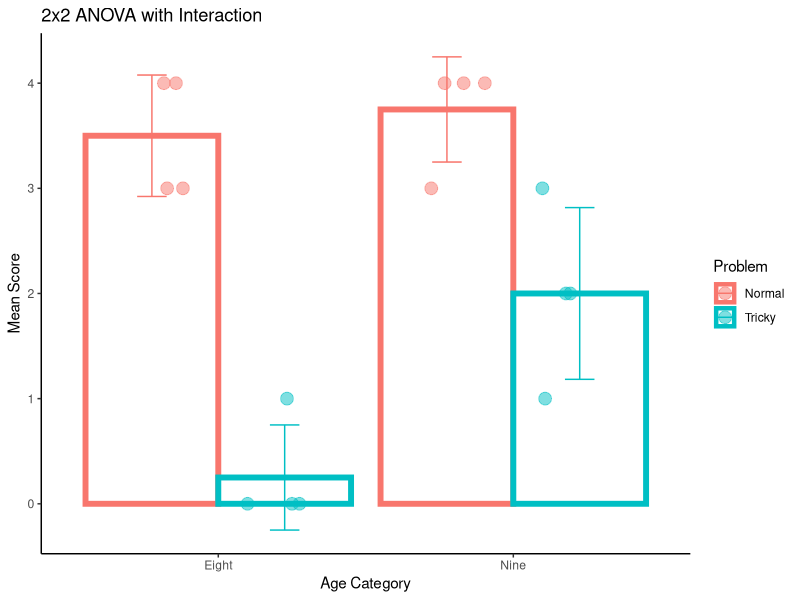

Source code (R):
## ---- chunk 1
library(tidyverse)
library(ggpubr)
library(knitr)
library(kableExtra)
colors = RColorBrewer::brewer.pal(4, "Set2")
## ---- chunk 2
knitr::opts_chunk$set(echo = TRUE)
## ---- chunk 3
35.75 - 31.75
## ---- chunk 4
qf(p = .05, df1 = 1, df2 = 12, lower.tail = FALSE)
## ---- chunk 5
library(here)
mathproblem = read.csv(here("data/mathproblem.csv"))
mathproblem
## ---- chunk 6
summary(aov(Score ~ Age + Problem, data = mathproblem))
## ---- chunk 7
mathproblem[2,2] <- "Eight"
mathproblem$Age <- factor(mathproblem$Age)
mathproblem$Problem <- factor(mathproblem$Problem)

summary(aov(Score ~ Age + Problem, data = mathproblem))
## ---- chunk 8
summary(aov(Score ~ Age + Problem + Age*Problem, data = mathproblem))
summary(aov(Score ~ Age * Problem, data = mathproblem))
## ---- chunk 9
library(ggplot2)
library(RColorBrewer)

summarizedData = mathproblem %>% 
  group_by(Age, Problem) %>% 
  summarize(meanScore = mean(Score),
            sdScore = sd(Score)) %>% 
  mutate(upperSD = meanScore + sdScore,
         lowerSD = meanScore - sdScore)

ggplot(data = summarizedData, aes(x = Age, y = meanScore, color = Problem)) +
  geom_col(position = position_dodge(width=.9), fill = "white", size = 2) +
  geom_errorbar(aes(ymin = lowerSD,
                    ymax = upperSD),
                position = position_dodge(width=.9),
                width = .2) +
  geom_point(data = mathproblem,
              aes(x = Age, y = Score, color = Problem),
             position=position_jitterdodge(),
             size = 4,
             alpha = .5) +
  theme_classic() +
  labs(x = "Age Category",
       y = "Mean Score",
       title = "2x2 ANOVA with Interaction")
  
